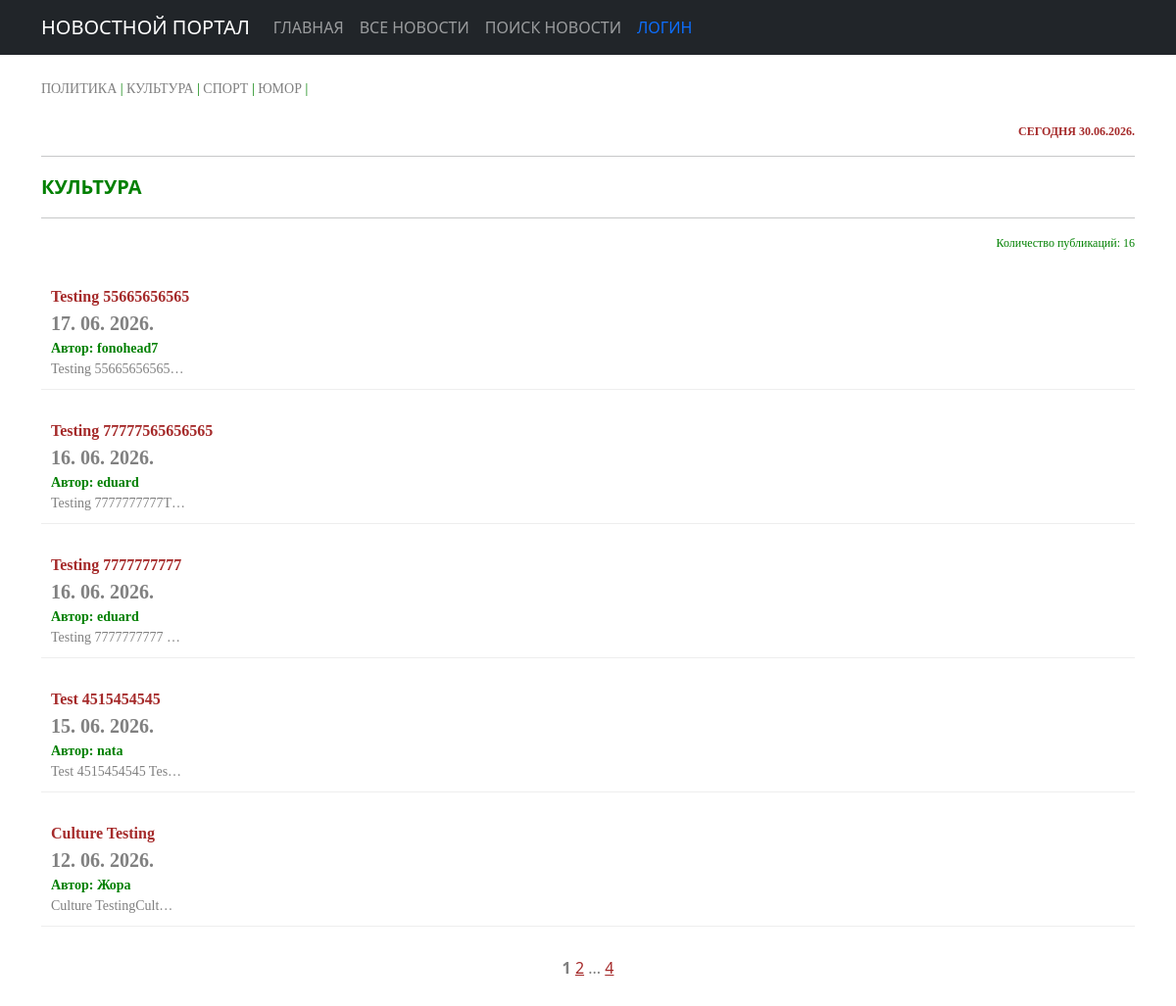
The page /news/culture/3/ on the database its author committed.
### news/models.py (models this page shows, shortened)
class Post(models.Model):
    ARTICLE = 'AR'
    NEWS = 'NW'
    TYPE_CHOICES = [(ARTICLE, 'Статья'), (NEWS, 'Новость')]
    author = models.ForeignKey(Author, on_delete=models.CASCADE)
    post_type = models.CharField(max_length=2, choices=TYPE_CHOICES, default=ARTICLE)
    created_at = models.DateTimeField(auto_now_add=True)
    categories = models.ManyToManyField(Category, through='PostCategory')
    title = models.CharField(max_length=250)
    text = models.TextField()
    rating = models.IntegerField(default=0)
    class Meta:
        ordering = ['-created_at']

### accounts/models.py (models this page shows, shortened)
class Author(models.Model):
    user = models.OneToOneField(User, on_delete=models.CASCADE, related_name='author')
    rating = models.IntegerField(default=0)

### news/views.py (the view)
# urls.py: path('culture/<int:category_id>/', CultureListView.as_view(), name='post_culture'),
class CultureListView(PostListView):
    template_name = 'flatpages/posts_culture.html'
    def get_queryset(self):
        category_id = self.kwargs.get('category_id')
        category = get_object_or_404(Category, id=category_id)
        queryset = Post.objects.filter(categories=category).order_by('-created_at')
        self.filterset = NewsFilter(self.request.GET, queryset=queryset)
        return self.filterset.qs
    def get_context_data(self, **kwargs):
        context = super().get_context_data(**kwargs)
        category_id = self.kwargs.get('category_id')
        category = get_object_or_404(Category, id=category_id)
        context['total_posts'] = self.get_queryset().count()
        context['current_category'] = category
        return context

### accounts/context_processors.py (called while the page is built, shortened)
def user_groups(request):
    if request.user.is_authenticated:
        has_authors_group = request.user.groups.filter(name='authors').exists()
    else:
        has_authors_group = False
    return {
        'user_has_authors_group': has_authors_group,
    }

def user_groups_context(request):
    context = {
        'user_has_authors_group': False,
        'user_has_sub_politics_group': False,
        'user_has_sub_culture_group': False,
        'user_has_sub_sport_group': False,
        'user_has_sub_humour_group': False,
    }
    return context

### news/templatetags/custom_filters.py (called while the page is built)
@register.filter()
def censor(text):
    if not isinstance(text, str):
        raise TypeError("Требуется строка, получено: " + str(type(text).__name__))
    words = text.split()
    result = []
    for word in words:
        clean_word = ""
        punctuation = ""
        for char in word:
            if char.isalpha():
                clean_word += char
            else:
                punctuation += char
        if not clean_word:
            result.append(word)
            continue
        if clean_word.lower() in forbidden_words and clean_word[1:].islower():
            censored = clean_word[0] + '*' * (len(clean_word) - 1)
            result.append(censored + punctuation)
        else:
            result.append(word)
    return " ".join(result)

### news/templatetags/custom_tags.py (called while the page is built)
@register.simple_tag()
def current_time(format_string='%d.%m.%Y.'):
    return datetime.utcnow().strftime(format_string)

@register.simple_tag(takes_context=True)
def url_replace(context, **kwargs):
   d = context['request'].GET.copy()
   for k, v in kwargs.items():
       d[k] = v
   return d.urlencode()

### news/views.py (called while the page is built)
    def get_context_data(self, **kwargs):
        context = super().get_context_data(**kwargs)
        context['filterset'] = self.filterset
        context['total_posts'] = Post.objects.count()
        return context

### templates/flatpages/posts_culture.html (shortened to what this page needs)
{% extends 'flatpages/default.html' %}
{% load custom_filters %}
{% load custom_tags %}
{% block content %}
<br>
<div style="text-align: left; color: green; font-size: 14px; font-weight: normal; font-family: Tahoma;">
<a href="{% url 'news:post_politics' category_id=1 %}" class="my-category-link">ПОЛИТИКА</a> |
    <a href="{% url 'news:post_culture' category_id=3 %}" class="my-category-link">КУЛЬТУРА</a> |
    <a href="{% url 'news:post_sport' category_id=2 %}" class="my-category-link">СПОРТ</a> |
    <a href="{% url 'news:post_humour' category_id=4 %}" class="my-category-link">ЮМОР</a> |
</div>
<br>
<div style="text-align: right; color: brown; font-size: 12px; font-weight: bold; font-family: tahoma;">
    СЕГОДНЯ {% current_time %}
</div>
<hr>
<div style="text-align: left; color: green; font-size: 20px; font-weight: bold;">
        КУЛЬТУРА
</div>
<hr>
<div style="text-align: right; color: green; font-size: 12px; font-weight: normal; font-family: tahoma;">
        Количество публикаций: {{ total_posts }}
</div>
<br>
{% if posts %}
<ol style="list-style-type: none; padding: 0; margin: 0;">
    {% for post in posts %}
        <li style="margin-bottom: 20px; padding: 10px; border-bottom: 1px solid #eeeeee;">
            <div style="text-align: left; color: grey; font-family: tahoma; font-size: 16px;">
                <div style="text-align: left; font-size: 16px;color: brown; font-weight: bold;">
                    {{ post.title|censor }}</div>
                <div style="text-align: left; font-size: 20px;color: grey; font-weight: bold;">
                    {{ post.created_at|date:"d. m. Y." }}</div>
                <div style="text-align: left; font-size: 14px;color: green; font-weight: bold;">
                    Автор: {{ post.author.user.username }}</div>
                <div style="text-align: left; font-size: 14px;">
                    {{ post.text|censor|truncatechars:20 }}</div>
            </div>
        </li>
    {% endfor %}
</ol>
{% else %}
<h2>Новостей нет!</h2>
{% endif %}
<div style="color: grey; text-align: center; margin: 30px 0;">
  <strong style="color: grey;">{{ page_obj.number }}</strong>
  {% if page_obj.has_next %}
    <a href="?{% url_replace page=page_obj.next_page_number %}" style="color: brown;">
        {{ page_obj.next_page_number }}</a>
    {% if page_obj.paginator.num_pages != page_obj.next_page_number %}
      ... <a href="?{% url_replace page=page_obj.paginator.num_pages %}" style="color: brown;">
    {{ page_obj.paginator.num_pages }}</a>
    {% endif %}
  {% endif %}
</div>
{% endblock content %}

### templates/flatpages/posts_culture.html (style rules this page uses)
.my-category-link { color: gray; text-decoration: none; transition: color 0.3s ease, text-decoration 0.3s ease; }

### rows shown on the page
Post: title|censor "Testing 55665656565", created_at "17. 06. 2026.", author.user.username "fonohead7", text|censor "Testing 55665656565…"
Post: title|censor "Testing 77777565656565", created_at "16. 06. 2026.", author.user.username "eduard", text|censor "Testing 7777777777T…"
Post: title|censor "Testing 7777777777", created_at "16. 06. 2026.", author.user.username "eduard", text|censor "Testing 7777777777 …"
Post: title|censor "Test 4515454545", created_at "15. 06. 2026.", author.user.username "nata", text|censor "Test 4515454545 Tes…"
Post: title|censor "Culture Testing", created_at "12. 06. 2026.", author.user.username "Жора", text|censor "Culture TestingCult…"

### other values the page prints
{{ total_posts }} "16"
{{ page_obj.number }} "1"
{{ page_obj.next_page_number }} "2"
{{ page_obj.paginator.num_pages }} "4"
